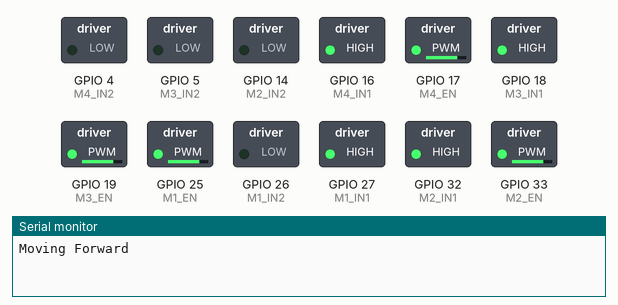
The sketch below on a simulated ESP32. On the bench: switched loads named in the sketch (green lamp = pin HIGH), the last lines printed to the serial monitor.

Above: at 0.05 s.
At 4.05 s:
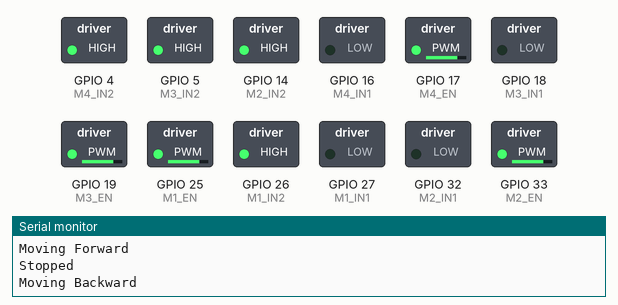
At 7.95 s:
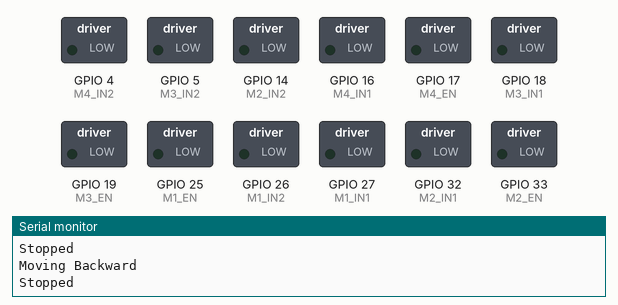
Timing chart, 0 to 10.4 s (numbered marks = the images above):
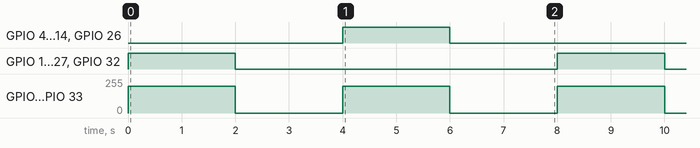

The sketch:

FirstMotorControlTest.ino
```cpp
//Driver 1
const int M1_EN = 25; const int M1_IN1 = 27; const int M1_IN2 = 26;
const int M2_EN = 33; const int M2_IN1 = 32; const int M2_IN2 = 14;

//Driver 2
const int M3_EN = 19; const int M3_IN1 = 18; const int M3_IN2 = 5;
const int M4_EN = 17; const int M4_IN1 = 16; const int M4_IN2 = 4;

const int PWMFrequency = 5000;
const int PWMResolution = 8;

void moveForward(int speed){
  digitalWrite(M1_IN1,HIGH); digitalWrite(M1_IN2, LOW);
  digitalWrite(M2_IN1, HIGH); digitalWrite(M2_IN2, LOW);
  digitalWrite(M3_IN1, HIGH); digitalWrite(M3_IN2, LOW);
  digitalWrite(M4_IN1, HIGH); digitalWrite(M4_IN2, LOW);

  ledcWrite(M1_EN, speed);
  ledcWrite(M2_EN, speed);
  ledcWrite(M3_EN, speed);
  ledcWrite(M4_EN, speed);

  Serial.println("Moving Forward");
}

void moveBackward(int speed) {
  digitalWrite(M1_IN1, LOW); digitalWrite(M1_IN2, HIGH);
  digitalWrite(M2_IN1, LOW); digitalWrite(M2_IN2, HIGH);
  digitalWrite(M3_IN1, LOW); digitalWrite(M3_IN2, HIGH);
  digitalWrite(M4_IN1, LOW); digitalWrite(M4_IN2, HIGH);

  ledcWrite(M1_EN, speed);
  ledcWrite(M2_EN, speed);
  ledcWrite(M3_EN, speed);
  ledcWrite(M4_EN, speed);

  Serial.println("Moving Backward");
}

void stopMotors() {
  digitalWrite(M1_IN1, LOW); digitalWrite(M1_IN2, LOW);
  digitalWrite(M2_IN1, LOW); digitalWrite(M2_IN2, LOW);
  digitalWrite(M3_IN1, LOW); digitalWrite(M3_IN2, LOW);
  digitalWrite(M4_IN1, LOW); digitalWrite(M4_IN2, LOW);

  ledcWrite(M1_EN, 0);
  ledcWrite(M2_EN, 0);
  ledcWrite(M3_EN, 0);
  ledcWrite(M4_EN, 0);

  Serial.println("Stopped");
}

void setup(){
  Serial.begin(115200);

  pinMode(M1_IN1, OUTPUT); pinMode(M1_IN2, OUTPUT);
  pinMode(M2_IN1, OUTPUT); pinMode(M2_IN2, OUTPUT);
  pinMode(M3_IN1, OUTPUT); pinMode(M3_IN2, OUTPUT);
  pinMode(M4_IN1, OUTPUT); pinMode(M4_IN2, OUTPUT);

  ledcAttach(M1_EN, PWMFrequency, PWMResolution);
  ledcAttach(M2_EN, PWMFrequency, PWMResolution);
  ledcAttach(M3_EN, PWMFrequency, PWMResolution);
  ledcAttach(M4_EN, PWMFrequency, PWMResolution);
}

void loop() {
  moveForward(200);
  delay(2000);

  stopMotors();
  delay(2000);

  moveBackward(200);
  delay(2000);

  stopMotors();
  delay(2000);
}
```

Measured:
- by itself, GPIO 17 (M4_EN), GPIO 19 (M3_EN), GPIO 25 (M1_EN), GPIO 33 (M2_EN): alternates 199/255 for 2.0 s and 0/255 for 2.0 s
- by itself, GPIO 4 (M4_IN2), GPIO 5 (M3_IN2), GPIO 14 (M2_IN2), GPIO 16 (M4_IN1), GPIO 18 (M3_IN1), GPIO 26 (M1_IN2), GPIO 27 (M1_IN1), GPIO 32 (M2_IN1): alternates HIGH for 2.0 s and LOW for 6.0 s
